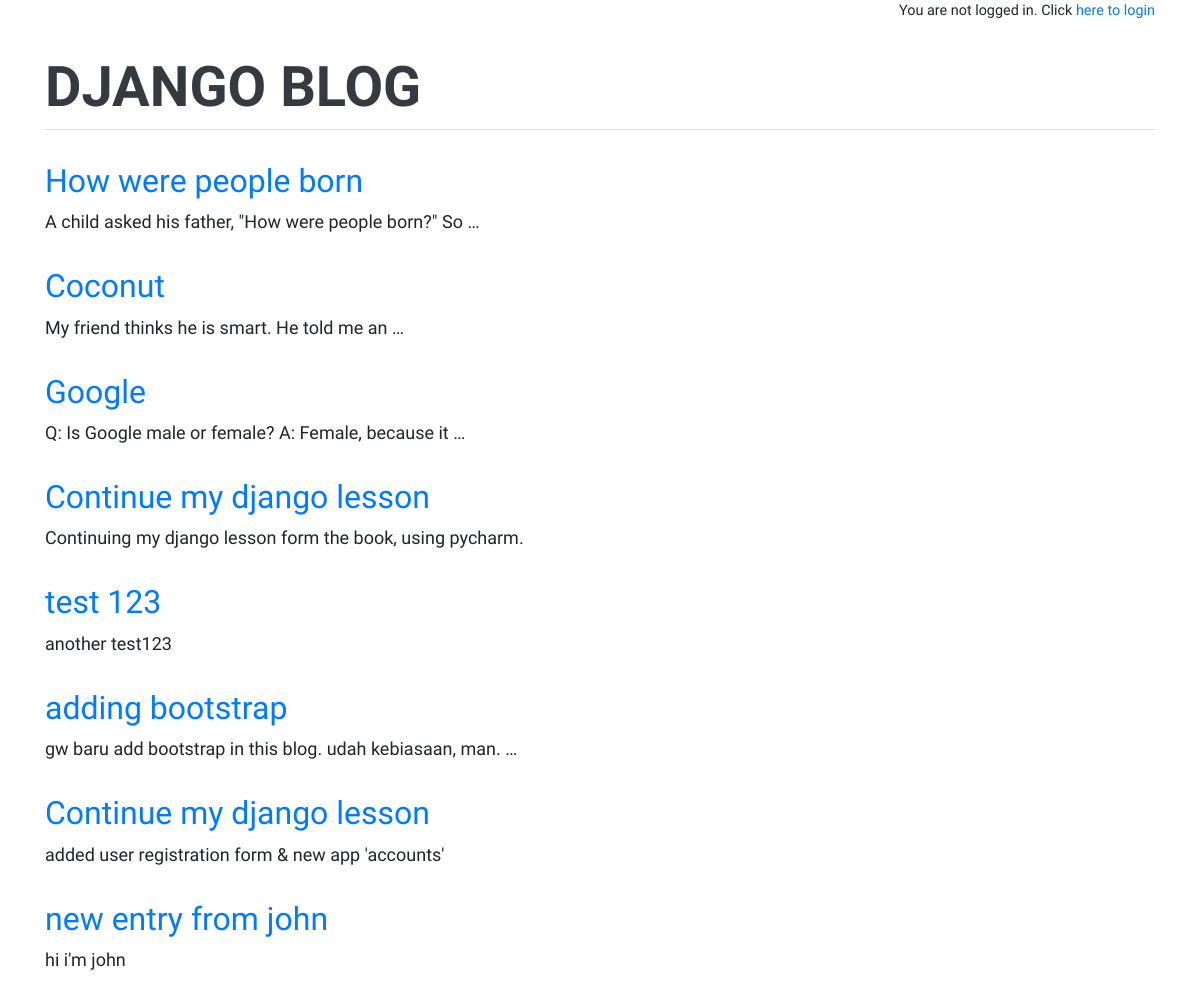
Before: / with the older database file.
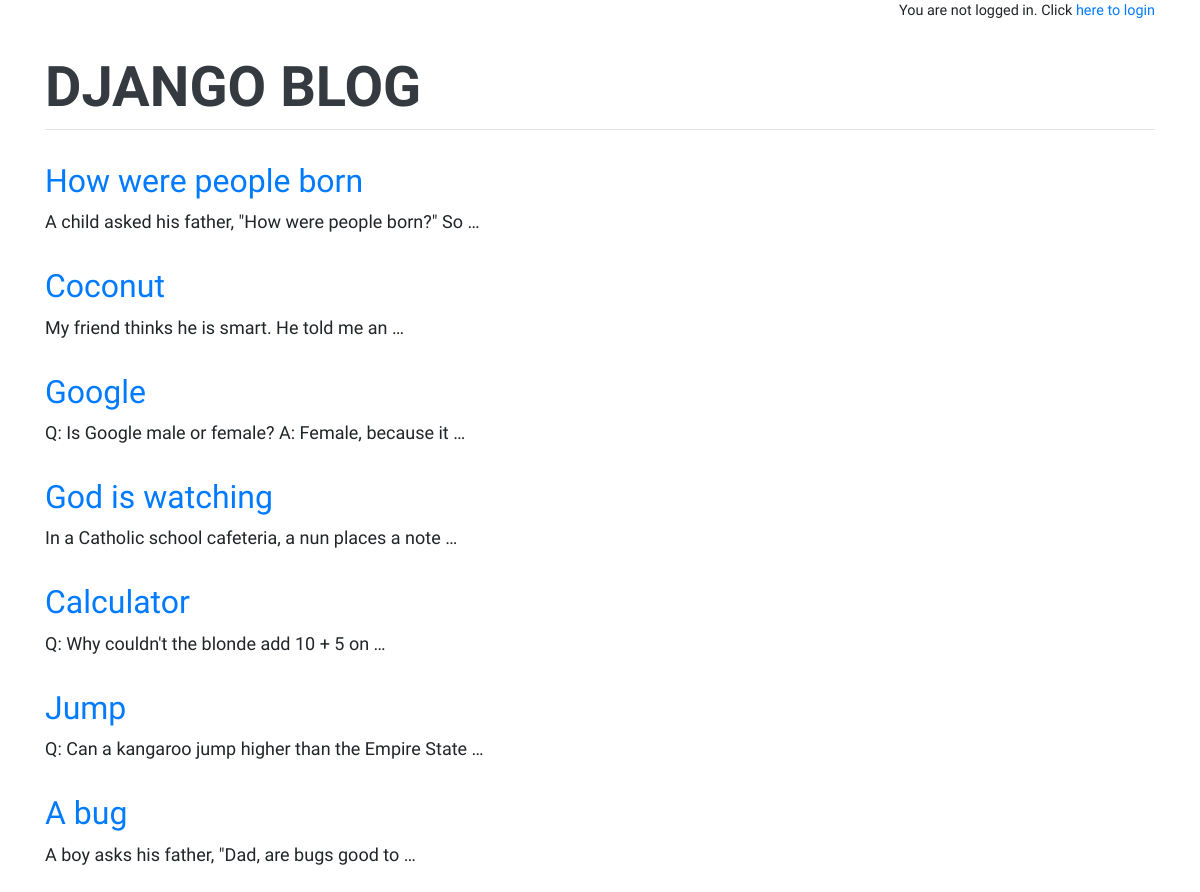
After: the same page with the newer database file.
### blog/models.py (models this page shows, shortened)
class Post(models.Model):
    title = models.CharField(max_length=200)
    author = models.ForeignKey(
        'auth.User',
        on_delete=models.CASCADE,
    )
    body = models.TextField()

### blog/views.py (the view)
# urls.py: path('', BlogListView.as_view(), name='home'),
class BlogListView(ListView):
    model = Post
    template_name = 'home.html'
    context_object_name = 'all_posts_list'

### templates/home.html (shortened to what this page needs)
{% extends 'base.html' %}
{% block content %}
  {% for post in all_posts_list  %}
  <div class="post-entry">
    <h2><a href="{% url 'post_detail' post.pk %}">{{ post.title }}</a></h2>
    <p>{{ post.body | truncatewords:10 }}</p>
  </div>
  {% endfor %}
{% endblock content %}

### templates/base.html (shortened to what this page needs)
<!DOCTYPE html>
{% load static %}
<html lang="en">
<head>
    <link rel="stylesheet" href="https://stackpath.bootstrapcdn.com/bootstrap/4.3.1/css/bootstrap.min.css">
    <link rel="stylesheet" href="{% static 'css/base.css' %}">
</head>
<body>
    <div class="container">
    {% block authenticated %}
        <div class="text-right small">
            {% if user.is_authenticated %}
                <p>Hi {{ user.username }} ! Click <a href="{%  url 'logout' %}">here to logout</a></p>
            {% else %}
                <p>You are not logged in. Click <a href="{%  url 'login' %}">here to login</a></p>
            {% endif %}
        </div>
    {% endblock authenticated %}
        <header>
            <div class="nav-left">
                <h1 class="display-4 text-uppercase font-weight-bolder"><a href="{% url 'home' %}">Django blog</a></h1>
            </div>
        </header>
        <hr class="mt-0 pb-3"/>
        <div>
            {% block content %}
            {% endblock content %}
        </div>
    </div>
</body>
</html>

### static/css/base.css (style rules this page uses)
body { font-family: 'Source Sans Pro', sans-serif; font-size: 18px; }
header { margin-top: 2rem; display: flex; justify-content: space-between; }
header h1 a { color: #343a40;; text-decoration: none; }
.nav-left { margin-right: auto; }
.post-entry { margin-bottom: 2rem; }
.post-entry h2 { margin: 0.5rem 0; }
.post-entry h2 a, .post-entry h2 a:visited { text-decoration: none; }
.post-entry p { margin: 0; font-weight: 400; }

Changed rows visible on the page:
removed Post: title "Continue my django lesson", body "Continuing my django lesson form the book, using pycharm."
removed Post: title "test 123", body "another test123"
removed Post: title "adding bootstrap", body "gw baru add bootstrap in this blog. udah kebiasaan, man. …"
removed Post: title "Continue my django lesson", body "added user registration form & new app 'accounts'"
removed Post: title "new entry from john", body "hi i'm john"
added Post: title "God is watching", body "In a Catholic school cafeteria, a nun places a note …"
added Post: title "Calculator", body "Q: Why couldn't the blonde add 10 + 5 on …"
added Post: title "Jump", body "Q: Can a kangaroo jump higher than the Empire State …"
added Post: title "A bug", body "A boy asks his father, \"Dad, are bugs good to …"
